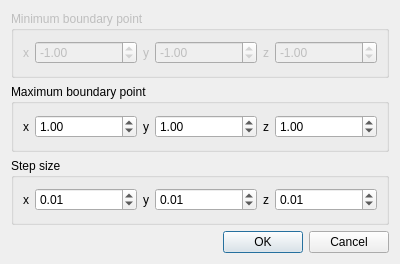
<?xml version="1.0" encoding="UTF-8"?>
<ui version="4.0">
 <class>GenerateDataGridDialog</class>
 <widget class="QDialog" name="GenerateDataGridDialog">
  <property name="geometry">
   <rect>
    <x>0</x>
    <y>0</y>
    <width>400</width>
    <height>264</height>
   </rect>
  </property>
  <property name="windowTitle">
   <string>Dialog</string>
  </property>
  <layout class="QVBoxLayout" name="verticalLayout">
   <item>
    <widget class="QGroupBox" name="minBoundBox">
     <property name="enabled">
      <bool>false</bool>
     </property>
     <property name="title">
      <string>Minimum boundary point</string>
     </property>
     <layout class="QHBoxLayout" name="horizontalLayout">
      <item>
       <widget class="QLabel" name="minXLabel">
        <property name="sizePolicy">
         <sizepolicy hsizetype="Fixed" vsizetype="Preferred">
          <horstretch>0</horstretch>
          <verstretch>0</verstretch>
         </sizepolicy>
        </property>
        <property name="text">
         <string>x</string>
        </property>
       </widget>
      </item>
      <item>
       <widget class="QDoubleSpinBox" name="minBoundXSpinBox">
        <property name="minimum">
         <double>-99.989999999999995</double>
        </property>
        <property name="value">
         <double>-1.000000000000000</double>
        </property>
       </widget>
      </item>
      <item>
       <widget class="QLabel" name="minYLabel">
        <property name="sizePolicy">
         <sizepolicy hsizetype="Fixed" vsizetype="Preferred">
          <horstretch>0</horstretch>
          <verstretch>0</verstretch>
         </sizepolicy>
        </property>
        <property name="text">
         <string>y</string>
        </property>
       </widget>
      </item>
      <item>
       <widget class="QDoubleSpinBox" name="minBoundYSpinBox">
        <property name="minimum">
         <double>-99.989999999999995</double>
        </property>
        <property name="value">
         <double>-1.000000000000000</double>
        </property>
       </widget>
      </item>
      <item>
       <widget class="QLabel" name="minZLabel">
        <property name="sizePolicy">
         <sizepolicy hsizetype="Fixed" vsizetype="Preferred">
          <horstretch>0</horstretch>
          <verstretch>0</verstretch>
         </sizepolicy>
        </property>
        <property name="text">
         <string>z</string>
        </property>
       </widget>
      </item>
      <item>
       <widget class="QDoubleSpinBox" name="minBoundZSpinBox">
        <property name="minimum">
         <double>-99.989999999999995</double>
        </property>
        <property name="value">
         <double>-1.000000000000000</double>
        </property>
       </widget>
      </item>
     </layout>
    </widget>
   </item>
   <item>
    <widget class="QGroupBox" name="maxBoundBox">
     <property name="title">
      <string>Maximum boundary point</string>
     </property>
     <layout class="QHBoxLayout" name="horizontalLayout_2">
      <item>
       <widget class="QLabel" name="maxXLabel">
        <property name="sizePolicy">
         <sizepolicy hsizetype="Fixed" vsizetype="Preferred">
          <horstretch>0</horstretch>
          <verstretch>0</verstretch>
         </sizepolicy>
        </property>
        <property name="text">
         <string>x</string>
        </property>
       </widget>
      </item>
      <item>
       <widget class="QDoubleSpinBox" name="maxBoundXSpinBox">
        <property name="minimum">
         <double>0.000000000000000</double>
        </property>
        <property name="value">
         <double>1.000000000000000</double>
        </property>
       </widget>
      </item>
      <item>
       <widget class="QLabel" name="maxYLabel">
        <property name="sizePolicy">
         <sizepolicy hsizetype="Fixed" vsizetype="Preferred">
          <horstretch>0</horstretch>
          <verstretch>0</verstretch>
         </sizepolicy>
        </property>
        <property name="text">
         <string>y</string>
        </property>
       </widget>
      </item>
      <item>
       <widget class="QDoubleSpinBox" name="maxBoundYSpinBox">
        <property name="minimum">
         <double>0.000000000000000</double>
        </property>
        <property name="value">
         <double>1.000000000000000</double>
        </property>
       </widget>
      </item>
      <item>
       <widget class="QLabel" name="maxZLabel">
        <property name="sizePolicy">
         <sizepolicy hsizetype="Fixed" vsizetype="Preferred">
          <horstretch>0</horstretch>
          <verstretch>0</verstretch>
         </sizepolicy>
        </property>
        <property name="text">
         <string>z</string>
        </property>
       </widget>
      </item>
      <item>
       <widget class="QDoubleSpinBox" name="maxBoundZSpinBox">
        <property name="minimum">
         <double>0.000000000000000</double>
        </property>
        <property name="value">
         <double>1.000000000000000</double>
        </property>
       </widget>
      </item>
     </layout>
    </widget>
   </item>
   <item>
    <widget class="QGroupBox" name="stepBox">
     <property name="title">
      <string>Step size</string>
     </property>
     <layout class="QHBoxLayout" name="horizontalLayout_3">
      <item>
       <widget class="QLabel" name="stepXLabel">
        <property name="sizePolicy">
         <sizepolicy hsizetype="Fixed" vsizetype="Preferred">
          <horstretch>0</horstretch>
          <verstretch>0</verstretch>
         </sizepolicy>
        </property>
        <property name="text">
         <string>x</string>
        </property>
       </widget>
      </item>
      <item>
       <widget class="QDoubleSpinBox" name="stepXSpinBox">
        <property name="minimum">
         <double>-99.989999999999995</double>
        </property>
        <property name="value">
         <double>0.010000000000000</double>
        </property>
       </widget>
      </item>
      <item>
       <widget class="QLabel" name="stepYLabel">
        <property name="sizePolicy">
         <sizepolicy hsizetype="Fixed" vsizetype="Preferred">
          <horstretch>0</horstretch>
          <verstretch>0</verstretch>
         </sizepolicy>
        </property>
        <property name="text">
         <string>y</string>
        </property>
       </widget>
      </item>
      <item>
       <widget class="QDoubleSpinBox" name="stepYSpinBox">
        <property name="minimum">
         <double>-99.989999999999995</double>
        </property>
        <property name="value">
         <double>0.010000000000000</double>
        </property>
       </widget>
      </item>
      <item>
       <widget class="QLabel" name="stepZLabel">
        <property name="sizePolicy">
         <sizepolicy hsizetype="Fixed" vsizetype="Preferred">
          <horstretch>0</horstretch>
          <verstretch>0</verstretch>
         </sizepolicy>
        </property>
        <property name="text">
         <string>z</string>
        </property>
       </widget>
      </item>
      <item>
       <widget class="QDoubleSpinBox" name="stepZSpinBox">
        <property name="minimum">
         <double>-99.989999999999995</double>
        </property>
        <property name="value">
         <double>0.010000000000000</double>
        </property>
       </widget>
      </item>
     </layout>
    </widget>
   </item>
   <item>
    <widget class="QDialogButtonBox" name="buttonBox">
     <property name="orientation">
      <enum>Qt::Horizontal</enum>
     </property>
     <property name="standardButtons">
      <set>QDialogButtonBox::Cancel|QDialogButtonBox::Ok</set>
     </property>
    </widget>
   </item>
  </layout>
 </widget>
 <resources/>
 <connections>
  <connection>
   <sender>buttonBox</sender>
   <signal>accepted()</signal>
   <receiver>GenerateDataGridDialog</receiver>
   <slot>accept()</slot>
   <hints>
    <hint type="sourcelabel">
     <x>248</x>
     <y>254</y>
    </hint>
    <hint type="destinationlabel">
     <x>157</x>
     <y>274</y>
    </hint>
   </hints>
  </connection>
  <connection>
   <sender>buttonBox</sender>
   <signal>rejected()</signal>
   <receiver>GenerateDataGridDialog</receiver>
   <slot>reject()</slot>
   <hints>
    <hint type="sourcelabel">
     <x>316</x>
     <y>260</y>
    </hint>
    <hint type="destinationlabel">
     <x>286</x>
     <y>274</y>
    </hint>
   </hints>
  </connection>
  <connection>
   <sender>maxBoundXSpinBox</sender>
   <signal>valueChanged(double)</signal>
   <receiver>GenerateDataGridDialog</receiver>
   <slot>setMinX(double)</slot>
   <hints>
    <hint type="sourcelabel">
     <x>84</x>
     <y>126</y>
    </hint>
    <hint type="destinationlabel">
     <x>199</x>
     <y>131</y>
    </hint>
   </hints>
  </connection>
  <connection>
   <sender>maxBoundYSpinBox</sender>
   <signal>valueChanged(double)</signal>
   <receiver>GenerateDataGridDialog</receiver>
   <slot>setMinY(double)</slot>
   <hints>
    <hint type="sourcelabel">
     <x>206</x>
     <y>126</y>
    </hint>
    <hint type="destinationlabel">
     <x>199</x>
     <y>131</y>
    </hint>
   </hints>
  </connection>
  <connection>
   <sender>maxBoundZSpinBox</sender>
   <signal>valueChanged(double)</signal>
   <receiver>GenerateDataGridDialog</receiver>
   <slot>setMinZ(double)</slot>
   <hints>
    <hint type="sourcelabel">
     <x>327</x>
     <y>126</y>
    </hint>
    <hint type="destinationlabel">
     <x>199</x>
     <y>131</y>
    </hint>
   </hints>
  </connection>
 </connections>
 <slots>
  <slot>setMinX(double)</slot>
  <slot>setMinY(double)</slot>
  <slot>setMinZ(double)</slot>
 </slots>
</ui>
